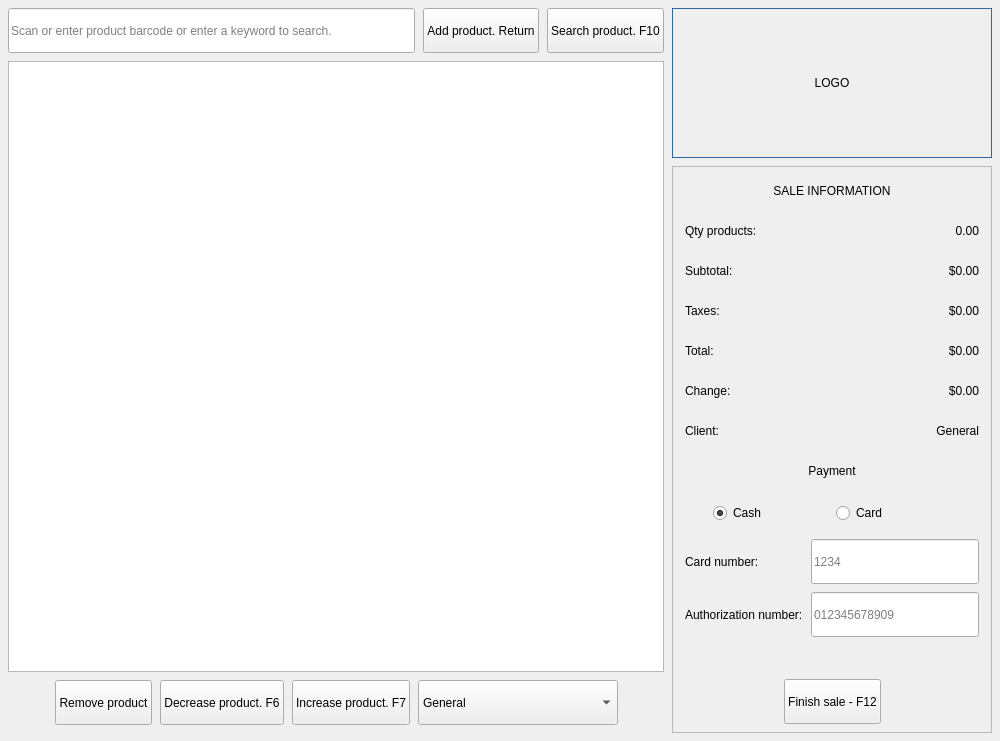
<?xml version="1.0" encoding="UTF-8"?>
<ui version="4.0">
 <class>saleswidget</class>
 <widget class="QWidget" name="saleswidget">
  <property name="geometry">
   <rect>
    <x>0</x>
    <y>0</y>
    <width>1000</width>
    <height>741</height>
   </rect>
  </property>
  <property name="minimumSize">
   <size>
    <width>1000</width>
    <height>741</height>
   </size>
  </property>
  <property name="windowTitle">
   <string/>
  </property>
  <layout class="QHBoxLayout" name="horizontalLayout_5">
   <property name="spacing">
    <number>8</number>
   </property>
   <property name="leftMargin">
    <number>8</number>
   </property>
   <property name="topMargin">
    <number>8</number>
   </property>
   <property name="rightMargin">
    <number>8</number>
   </property>
   <property name="bottomMargin">
    <number>8</number>
   </property>
   <item>
    <layout class="QVBoxLayout" name="verticalLayout_2">
     <property name="spacing">
      <number>8</number>
     </property>
     <property name="bottomMargin">
      <number>8</number>
     </property>
     <item>
      <layout class="QHBoxLayout" name="horizontalLayout">
       <property name="spacing">
        <number>8</number>
       </property>
       <item>
        <widget class="QLineEdit" name="barcode_lineedit">
         <property name="minimumSize">
          <size>
           <width>0</width>
           <height>45</height>
          </size>
         </property>
         <property name="maximumSize">
          <size>
           <width>16777215</width>
           <height>16777215</height>
          </size>
         </property>
         <property name="placeholderText">
          <string>Scan or enter product barcode or enter a keyword to search.</string>
         </property>
        </widget>
       </item>
       <item>
        <widget class="QPushButton" name="add_button">
         <property name="minimumSize">
          <size>
           <width>0</width>
           <height>45</height>
          </size>
         </property>
         <property name="maximumSize">
          <size>
           <width>16777215</width>
           <height>16777215</height>
          </size>
         </property>
         <property name="text">
          <string>Add product. Return</string>
         </property>
         <property name="icon">
          <iconset>
           <normaloff>../../../qrc/icons/ok.png</normaloff>../../../qrc/icons/ok.png</iconset>
         </property>
         <property name="iconSize">
          <size>
           <width>32</width>
           <height>32</height>
          </size>
         </property>
         <property name="shortcut">
          <string>Return</string>
         </property>
        </widget>
       </item>
       <item>
        <widget class="QPushButton" name="search_button">
         <property name="minimumSize">
          <size>
           <width>0</width>
           <height>45</height>
          </size>
         </property>
         <property name="maximumSize">
          <size>
           <width>16777215</width>
           <height>16777215</height>
          </size>
         </property>
         <property name="text">
          <string>Search product. F10</string>
         </property>
         <property name="icon">
          <iconset>
           <normaloff>../../../qrc/icons/search.png</normaloff>../../../qrc/icons/search.png</iconset>
         </property>
         <property name="iconSize">
          <size>
           <width>32</width>
           <height>32</height>
          </size>
         </property>
         <property name="shortcut">
          <string>F10</string>
         </property>
        </widget>
       </item>
      </layout>
     </item>
     <item>
      <widget class="QTableView" name="ticket_tableview"/>
     </item>
     <item>
      <layout class="QHBoxLayout" name="horizontalLayout_2">
       <property name="spacing">
        <number>8</number>
       </property>
       <item>
        <spacer name="horizontalSpacer_2">
         <property name="orientation">
          <enum>Qt::Horizontal</enum>
         </property>
         <property name="sizeHint" stdset="0">
          <size>
           <width>40</width>
           <height>20</height>
          </size>
         </property>
        </spacer>
       </item>
       <item>
        <widget class="QPushButton" name="remove_button">
         <property name="minimumSize">
          <size>
           <width>0</width>
           <height>45</height>
          </size>
         </property>
         <property name="maximumSize">
          <size>
           <width>16777215</width>
           <height>16777215</height>
          </size>
         </property>
         <property name="text">
          <string>Remove product</string>
         </property>
         <property name="icon">
          <iconset>
           <normaloff>../../../qrc/icons/trash.png</normaloff>../../../qrc/icons/trash.png</iconset>
         </property>
         <property name="iconSize">
          <size>
           <width>32</width>
           <height>32</height>
          </size>
         </property>
        </widget>
       </item>
       <item>
        <widget class="QPushButton" name="decrease_button">
         <property name="minimumSize">
          <size>
           <width>0</width>
           <height>45</height>
          </size>
         </property>
         <property name="maximumSize">
          <size>
           <width>16777215</width>
           <height>16777215</height>
          </size>
         </property>
         <property name="text">
          <string>Decrease product. F6</string>
         </property>
         <property name="icon">
          <iconset>
           <normaloff>../../../qrc/icons/minus.png</normaloff>../../../qrc/icons/minus.png</iconset>
         </property>
         <property name="iconSize">
          <size>
           <width>32</width>
           <height>32</height>
          </size>
         </property>
         <property name="shortcut">
          <string>F6</string>
         </property>
        </widget>
       </item>
       <item>
        <widget class="QPushButton" name="increase_button">
         <property name="minimumSize">
          <size>
           <width>0</width>
           <height>45</height>
          </size>
         </property>
         <property name="maximumSize">
          <size>
           <width>16777215</width>
           <height>16777215</height>
          </size>
         </property>
         <property name="text">
          <string>Increase product. F7</string>
         </property>
         <property name="icon">
          <iconset>
           <normaloff>../../../qrc/icons/plus.png</normaloff>../../../qrc/icons/plus.png</iconset>
         </property>
         <property name="iconSize">
          <size>
           <width>32</width>
           <height>32</height>
          </size>
         </property>
         <property name="shortcut">
          <string>F7</string>
         </property>
        </widget>
       </item>
       <item>
        <widget class="QComboBox" name="customers_combobox">
         <property name="minimumSize">
          <size>
           <width>200</width>
           <height>45</height>
          </size>
         </property>
         <property name="iconSize">
          <size>
           <width>26</width>
           <height>26</height>
          </size>
         </property>
         <item>
          <property name="text">
           <string>General</string>
          </property>
         </item>
         <item>
          <property name="text">
           <string>Test</string>
          </property>
         </item>
        </widget>
       </item>
       <item>
        <spacer name="horizontalSpacer_3">
         <property name="orientation">
          <enum>Qt::Horizontal</enum>
         </property>
         <property name="sizeHint" stdset="0">
          <size>
           <width>40</width>
           <height>20</height>
          </size>
         </property>
        </spacer>
       </item>
      </layout>
     </item>
    </layout>
   </item>
   <item>
    <layout class="QVBoxLayout" name="verticalLayout">
     <property name="spacing">
      <number>8</number>
     </property>
     <item>
      <widget class="QLabel" name="logo_label">
       <property name="minimumSize">
        <size>
         <width>0</width>
         <height>150</height>
        </size>
       </property>
       <property name="maximumSize">
        <size>
         <width>16777215</width>
         <height>150</height>
        </size>
       </property>
       <property name="styleSheet">
        <string notr="true">border: 1px solid rgb(52, 101, 164);</string>
       </property>
       <property name="text">
        <string>LOGO</string>
       </property>
       <property name="alignment">
        <set>Qt::AlignCenter</set>
       </property>
      </widget>
     </item>
     <item>
      <widget class="QFrame" name="saleinfo_frame">
       <property name="minimumSize">
        <size>
         <width>320</width>
         <height>0</height>
        </size>
       </property>
       <property name="maximumSize">
        <size>
         <width>320</width>
         <height>16777215</height>
        </size>
       </property>
       <property name="frameShape">
        <enum>QFrame::StyledPanel</enum>
       </property>
       <property name="frameShadow">
        <enum>QFrame::Raised</enum>
       </property>
       <layout class="QVBoxLayout" name="verticalLayout_5">
        <property name="spacing">
         <number>8</number>
        </property>
        <property name="leftMargin">
         <number>0</number>
        </property>
        <property name="topMargin">
         <number>8</number>
        </property>
        <property name="rightMargin">
         <number>0</number>
        </property>
        <property name="bottomMargin">
         <number>8</number>
        </property>
        <item>
         <widget class="QLabel" name="labelSaleInfo">
          <property name="minimumSize">
           <size>
            <width>0</width>
            <height>32</height>
           </size>
          </property>
          <property name="maximumSize">
           <size>
            <width>16777215</width>
            <height>16777215</height>
           </size>
          </property>
          <property name="text">
           <string>SALE INFORMATION</string>
          </property>
          <property name="alignment">
           <set>Qt::AlignCenter</set>
          </property>
         </widget>
        </item>
        <item>
         <layout class="QGridLayout" name="gridLayout_2">
          <property name="leftMargin">
           <number>12</number>
          </property>
          <property name="rightMargin">
           <number>12</number>
          </property>
          <property name="spacing">
           <number>8</number>
          </property>
          <item row="0" column="0">
           <widget class="QLabel" name="qty_label">
            <property name="minimumSize">
             <size>
              <width>0</width>
              <height>32</height>
             </size>
            </property>
            <property name="maximumSize">
             <size>
              <width>120</width>
              <height>16777215</height>
             </size>
            </property>
            <property name="layoutDirection">
             <enum>Qt::LeftToRight</enum>
            </property>
            <property name="text">
             <string>Qty products:</string>
            </property>
            <property name="alignment">
             <set>Qt::AlignLeading|Qt::AlignLeft|Qt::AlignVCenter</set>
            </property>
           </widget>
          </item>
          <item row="0" column="1">
           <widget class="QLabel" name="qtyamount_label">
            <property name="minimumSize">
             <size>
              <width>120</width>
              <height>32</height>
             </size>
            </property>
            <property name="maximumSize">
             <size>
              <width>16777215</width>
              <height>16777215</height>
             </size>
            </property>
            <property name="text">
             <string>0.00</string>
            </property>
            <property name="alignment">
             <set>Qt::AlignRight|Qt::AlignTrailing|Qt::AlignVCenter</set>
            </property>
           </widget>
          </item>
          <item row="1" column="0">
           <widget class="QLabel" name="subtotal_label">
            <property name="minimumSize">
             <size>
              <width>0</width>
              <height>32</height>
             </size>
            </property>
            <property name="maximumSize">
             <size>
              <width>120</width>
              <height>16777215</height>
             </size>
            </property>
            <property name="text">
             <string>Subtotal:</string>
            </property>
            <property name="alignment">
             <set>Qt::AlignLeading|Qt::AlignLeft|Qt::AlignVCenter</set>
            </property>
           </widget>
          </item>
          <item row="1" column="1">
           <widget class="QLabel" name="subtotalamount_label">
            <property name="minimumSize">
             <size>
              <width>120</width>
              <height>32</height>
             </size>
            </property>
            <property name="maximumSize">
             <size>
              <width>16777215</width>
              <height>16777215</height>
             </size>
            </property>
            <property name="text">
             <string>$0.00</string>
            </property>
            <property name="alignment">
             <set>Qt::AlignRight|Qt::AlignTrailing|Qt::AlignVCenter</set>
            </property>
           </widget>
          </item>
          <item row="2" column="0">
           <widget class="QLabel" name="taxes_label">
            <property name="minimumSize">
             <size>
              <width>0</width>
              <height>32</height>
             </size>
            </property>
            <property name="maximumSize">
             <size>
              <width>120</width>
              <height>16777215</height>
             </size>
            </property>
            <property name="text">
             <string>Taxes:</string>
            </property>
            <property name="alignment">
             <set>Qt::AlignLeading|Qt::AlignLeft|Qt::AlignVCenter</set>
            </property>
           </widget>
          </item>
          <item row="2" column="1">
           <widget class="QLabel" name="taxesamount_label">
            <property name="minimumSize">
             <size>
              <width>120</width>
              <height>32</height>
             </size>
            </property>
            <property name="maximumSize">
             <size>
              <width>16777215</width>
              <height>16777215</height>
             </size>
            </property>
            <property name="text">
             <string>$0.00</string>
            </property>
            <property name="alignment">
             <set>Qt::AlignRight|Qt::AlignTrailing|Qt::AlignVCenter</set>
            </property>
           </widget>
          </item>
          <item row="3" column="0">
           <widget class="QLabel" name="total_label">
            <property name="minimumSize">
             <size>
              <width>0</width>
              <height>32</height>
             </size>
            </property>
            <property name="maximumSize">
             <size>
              <width>120</width>
              <height>16777215</height>
             </size>
            </property>
            <property name="text">
             <string>Total:</string>
            </property>
            <property name="alignment">
             <set>Qt::AlignLeading|Qt::AlignLeft|Qt::AlignVCenter</set>
            </property>
           </widget>
          </item>
          <item row="3" column="1">
           <widget class="QLabel" name="totalamount_label">
            <property name="minimumSize">
             <size>
              <width>120</width>
              <height>32</height>
             </size>
            </property>
            <property name="maximumSize">
             <size>
              <width>16777215</width>
              <height>16777215</height>
             </size>
            </property>
            <property name="text">
             <string>$0.00</string>
            </property>
            <property name="alignment">
             <set>Qt::AlignRight|Qt::AlignTrailing|Qt::AlignVCenter</set>
            </property>
           </widget>
          </item>
          <item row="4" column="0">
           <widget class="QLabel" name="change_label">
            <property name="minimumSize">
             <size>
              <width>0</width>
              <height>32</height>
             </size>
            </property>
            <property name="maximumSize">
             <size>
              <width>120</width>
              <height>16777215</height>
             </size>
            </property>
            <property name="text">
             <string>Change:</string>
            </property>
            <property name="alignment">
             <set>Qt::AlignLeading|Qt::AlignLeft|Qt::AlignVCenter</set>
            </property>
           </widget>
          </item>
          <item row="4" column="1">
           <widget class="QLabel" name="changeamount_label">
            <property name="minimumSize">
             <size>
              <width>120</width>
              <height>32</height>
             </size>
            </property>
            <property name="maximumSize">
             <size>
              <width>16777215</width>
              <height>16777215</height>
             </size>
            </property>
            <property name="text">
             <string>$0.00</string>
            </property>
            <property name="alignment">
             <set>Qt::AlignRight|Qt::AlignTrailing|Qt::AlignVCenter</set>
            </property>
           </widget>
          </item>
          <item row="5" column="0">
           <widget class="QLabel" name="customer_label">
            <property name="minimumSize">
             <size>
              <width>0</width>
              <height>32</height>
             </size>
            </property>
            <property name="maximumSize">
             <size>
              <width>120</width>
              <height>16777215</height>
             </size>
            </property>
            <property name="text">
             <string>Client:</string>
            </property>
            <property name="alignment">
             <set>Qt::AlignLeading|Qt::AlignLeft|Qt::AlignVCenter</set>
            </property>
           </widget>
          </item>
          <item row="5" column="1">
           <widget class="QLabel" name="selectedcustomer_label">
            <property name="minimumSize">
             <size>
              <width>120</width>
              <height>32</height>
             </size>
            </property>
            <property name="maximumSize">
             <size>
              <width>16777215</width>
              <height>16777215</height>
             </size>
            </property>
            <property name="text">
             <string>General</string>
            </property>
            <property name="alignment">
             <set>Qt::AlignRight|Qt::AlignTrailing|Qt::AlignVCenter</set>
            </property>
            <property name="wordWrap">
             <bool>true</bool>
            </property>
           </widget>
          </item>
         </layout>
        </item>
        <item>
         <widget class="QLabel" name="labelPayment">
          <property name="minimumSize">
           <size>
            <width>0</width>
            <height>32</height>
           </size>
          </property>
          <property name="maximumSize">
           <size>
            <width>16777215</width>
            <height>16777215</height>
           </size>
          </property>
          <property name="text">
           <string>Payment</string>
          </property>
          <property name="alignment">
           <set>Qt::AlignCenter</set>
          </property>
         </widget>
        </item>
        <item>
         <layout class="QHBoxLayout" name="horizontalLayout_3">
          <property name="spacing">
           <number>8</number>
          </property>
          <property name="sizeConstraint">
           <enum>QLayout::SetMinAndMaxSize</enum>
          </property>
          <item>
           <spacer name="horizontalSpacer_6">
            <property name="orientation">
             <enum>Qt::Horizontal</enum>
            </property>
            <property name="sizeType">
             <enum>QSizePolicy::Fixed</enum>
            </property>
            <property name="sizeHint" stdset="0">
             <size>
              <width>40</width>
              <height>20</height>
             </size>
            </property>
           </spacer>
          </item>
          <item>
           <widget class="QRadioButton" name="cashview_button">
            <property name="minimumSize">
             <size>
              <width>0</width>
              <height>36</height>
             </size>
            </property>
            <property name="maximumSize">
             <size>
              <width>16777215</width>
              <height>16777215</height>
             </size>
            </property>
            <property name="layoutDirection">
             <enum>Qt::LeftToRight</enum>
            </property>
            <property name="text">
             <string>Cash</string>
            </property>
            <property name="checked">
             <bool>true</bool>
            </property>
           </widget>
          </item>
          <item>
           <widget class="QRadioButton" name="cardview_button">
            <property name="minimumSize">
             <size>
              <width>0</width>
              <height>36</height>
             </size>
            </property>
            <property name="maximumSize">
             <size>
              <width>16777215</width>
              <height>16777215</height>
             </size>
            </property>
            <property name="layoutDirection">
             <enum>Qt::LeftToRight</enum>
            </property>
            <property name="text">
             <string>Card</string>
            </property>
           </widget>
          </item>
          <item>
           <spacer name="horizontalSpacer_7">
            <property name="orientation">
             <enum>Qt::Horizontal</enum>
            </property>
            <property name="sizeType">
             <enum>QSizePolicy::Fixed</enum>
            </property>
            <property name="sizeHint" stdset="0">
             <size>
              <width>40</width>
              <height>20</height>
             </size>
            </property>
           </spacer>
          </item>
         </layout>
        </item>
        <item>
         <widget class="QStackedWidget" name="payment_stackwidget">
          <property name="minimumSize">
           <size>
            <width>0</width>
            <height>0</height>
           </size>
          </property>
          <property name="maximumSize">
           <size>
            <width>16777215</width>
            <height>16777215</height>
           </size>
          </property>
          <property name="currentIndex">
           <number>1</number>
          </property>
          <widget class="QWidget" name="cashview">
           <property name="maximumSize">
            <size>
             <width>320</width>
             <height>16777215</height>
            </size>
           </property>
           <layout class="QVBoxLayout" name="verticalLayout_4">
            <property name="spacing">
             <number>0</number>
            </property>
            <property name="sizeConstraint">
             <enum>QLayout::SetMinAndMaxSize</enum>
            </property>
            <property name="leftMargin">
             <number>12</number>
            </property>
            <property name="topMargin">
             <number>0</number>
            </property>
            <property name="rightMargin">
             <number>12</number>
            </property>
            <property name="bottomMargin">
             <number>0</number>
            </property>
            <item>
             <widget class="QDoubleSpinBox" name="cashamount_spinbox">
              <property name="minimumSize">
               <size>
                <width>0</width>
                <height>36</height>
               </size>
              </property>
              <property name="maximumSize">
               <size>
                <width>16777215</width>
                <height>16777215</height>
               </size>
              </property>
              <property name="prefix">
               <string>$</string>
              </property>
              <property name="maximum">
               <double>1000000.000000000000000</double>
              </property>
             </widget>
            </item>
            <item>
             <spacer name="verticalSpacer_2">
              <property name="orientation">
               <enum>Qt::Vertical</enum>
              </property>
              <property name="sizeHint" stdset="0">
               <size>
                <width>20</width>
                <height>40</height>
               </size>
              </property>
             </spacer>
            </item>
           </layout>
          </widget>
          <widget class="QWidget" name="cardview">
           <property name="maximumSize">
            <size>
             <width>320</width>
             <height>16777215</height>
            </size>
           </property>
           <layout class="QVBoxLayout" name="verticalLayout_3">
            <property name="spacing">
             <number>3</number>
            </property>
            <property name="leftMargin">
             <number>0</number>
            </property>
            <property name="topMargin">
             <number>0</number>
            </property>
            <property name="rightMargin">
             <number>0</number>
            </property>
            <property name="bottomMargin">
             <number>0</number>
            </property>
            <item>
             <layout class="QGridLayout" name="gridLayout">
              <property name="leftMargin">
               <number>12</number>
              </property>
              <property name="rightMargin">
               <number>12</number>
              </property>
              <property name="spacing">
               <number>8</number>
              </property>
              <item row="0" column="0">
               <widget class="QLabel" name="card_label">
                <property name="minimumSize">
                 <size>
                  <width>0</width>
                  <height>45</height>
                 </size>
                </property>
                <property name="maximumSize">
                 <size>
                  <width>16777215</width>
                  <height>16777215</height>
                 </size>
                </property>
                <property name="text">
                 <string>Card number:</string>
                </property>
               </widget>
              </item>
              <item row="0" column="1">
               <widget class="QLineEdit" name="card_lineedit">
                <property name="minimumSize">
                 <size>
                  <width>0</width>
                  <height>45</height>
                 </size>
                </property>
                <property name="maximumSize">
                 <size>
                  <width>16777215</width>
                  <height>16777215</height>
                 </size>
                </property>
                <property name="maxLength">
                 <number>4</number>
                </property>
                <property name="placeholderText">
                 <string>1234</string>
                </property>
               </widget>
              </item>
              <item row="1" column="1">
               <widget class="QLineEdit" name="auth_lineedit">
                <property name="minimumSize">
                 <size>
                  <width>0</width>
                  <height>45</height>
                 </size>
                </property>
                <property name="maximumSize">
                 <size>
                  <width>16777215</width>
                  <height>16777215</height>
                 </size>
                </property>
                <property name="text">
                 <string/>
                </property>
                <property name="maxLength">
                 <number>12</number>
                </property>
                <property name="placeholderText">
                 <string>012345678909</string>
                </property>
               </widget>
              </item>
              <item row="1" column="0">
               <widget class="QLabel" name="auth_label">
                <property name="minimumSize">
                 <size>
                  <width>0</width>
                  <height>45</height>
                 </size>
                </property>
                <property name="maximumSize">
                 <size>
                  <width>16777215</width>
                  <height>16777215</height>
                 </size>
                </property>
                <property name="text">
                 <string>Authorization number:</string>
                </property>
               </widget>
              </item>
              <item row="2" column="0">
               <spacer name="verticalSpacer">
                <property name="orientation">
                 <enum>Qt::Vertical</enum>
                </property>
                <property name="sizeHint" stdset="0">
                 <size>
                  <width>20</width>
                  <height>40</height>
                 </size>
                </property>
               </spacer>
              </item>
             </layout>
            </item>
           </layout>
          </widget>
         </widget>
        </item>
        <item>
         <layout class="QHBoxLayout" name="horizontalLayout_4">
          <property name="spacing">
           <number>8</number>
          </property>
          <item>
           <spacer name="horizontalSpacer_5">
            <property name="orientation">
             <enum>Qt::Horizontal</enum>
            </property>
            <property name="sizeHint" stdset="0">
             <size>
              <width>40</width>
              <height>20</height>
             </size>
            </property>
           </spacer>
          </item>
          <item>
           <widget class="QPushButton" name="finishsale_button">
            <property name="minimumSize">
             <size>
              <width>0</width>
              <height>45</height>
             </size>
            </property>
            <property name="maximumSize">
             <size>
              <width>16777215</width>
              <height>16777215</height>
             </size>
            </property>
            <property name="text">
             <string>Finish sale - F12</string>
            </property>
            <property name="icon">
             <iconset>
              <normaloff>../../../qrc/icons/cashregister.png</normaloff>../../../qrc/icons/cashregister.png</iconset>
            </property>
            <property name="iconSize">
             <size>
              <width>32</width>
              <height>32</height>
             </size>
            </property>
            <property name="shortcut">
             <string>F12</string>
            </property>
           </widget>
          </item>
          <item>
           <spacer name="horizontalSpacer">
            <property name="orientation">
             <enum>Qt::Horizontal</enum>
            </property>
            <property name="sizeHint" stdset="0">
             <size>
              <width>40</width>
              <height>20</height>
             </size>
            </property>
           </spacer>
          </item>
         </layout>
        </item>
       </layout>
      </widget>
     </item>
    </layout>
   </item>
  </layout>
 </widget>
 <resources/>
 <connections/>
</ui>
